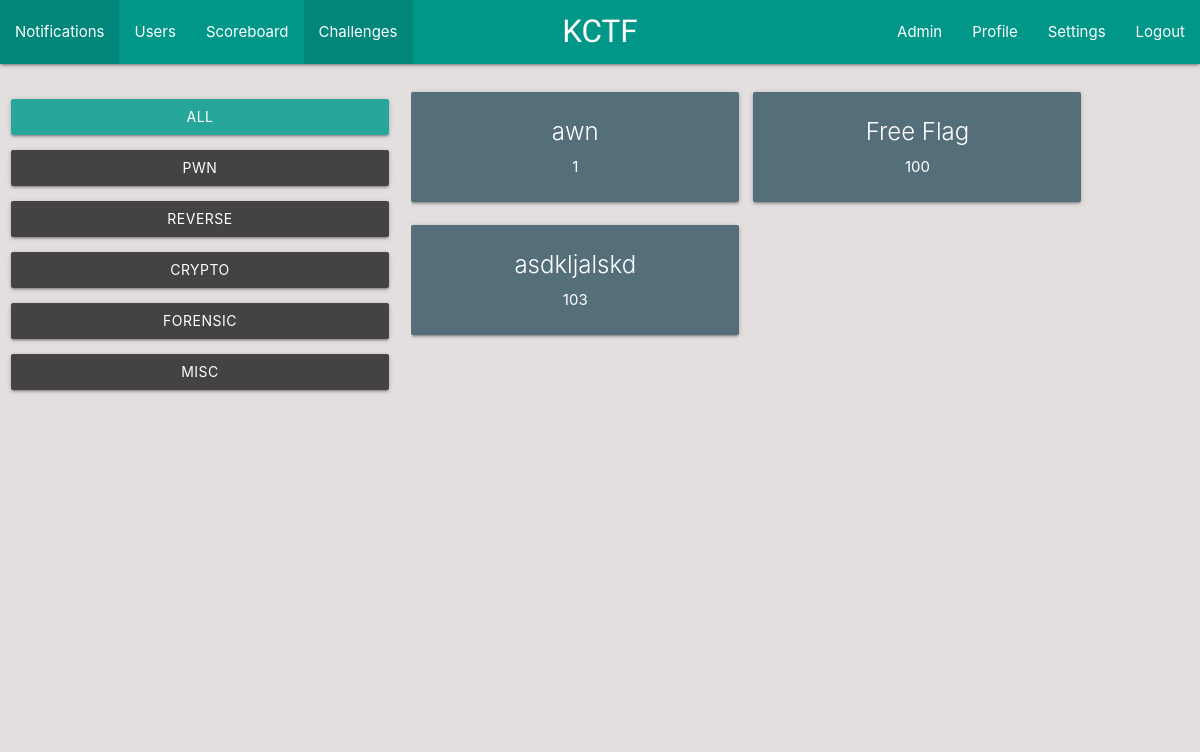
The app's page /challenges/index.php (signed in), older data.
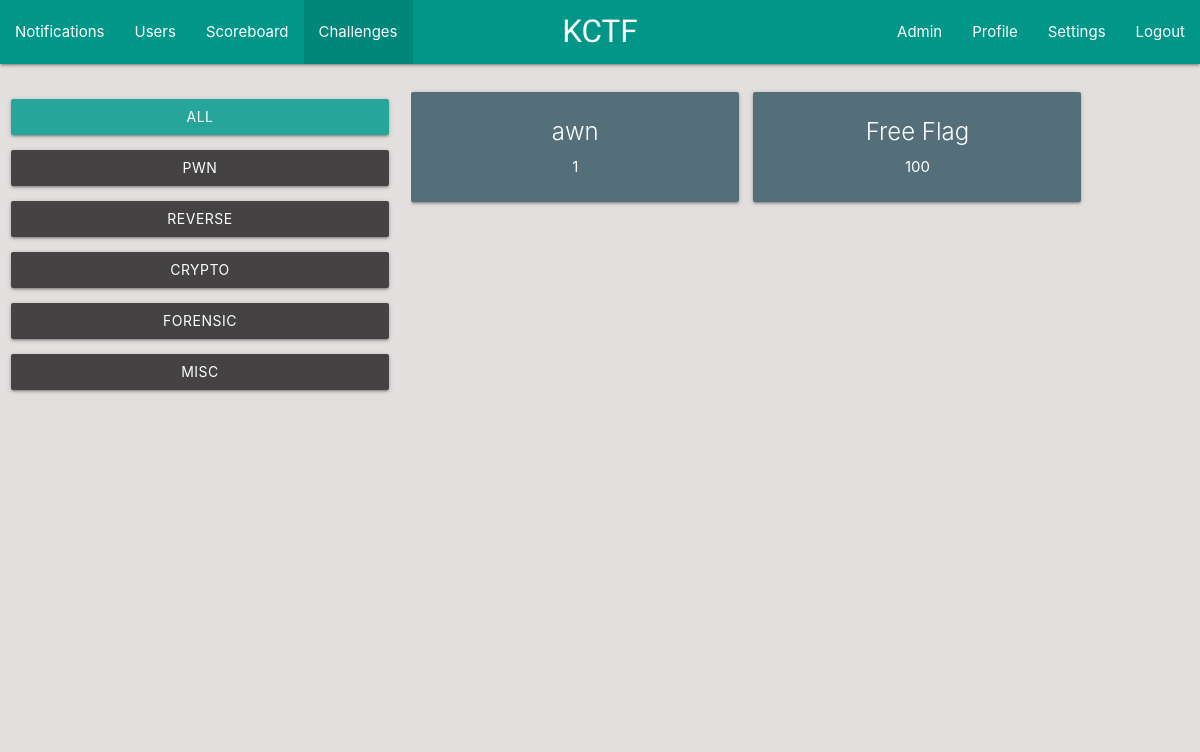
The same page, newer data.
### tables this page shows
CREATE TABLE `category` (
  `id_category` int(11) NOT NULL,
  `category` varchar(15) NOT NULL
);

CREATE TABLE `challenges` (
  `id_chall` int(11) NOT NULL,
  `title` varchar(50) NOT NULL,
  `descript` text NOT NULL,
  `id_category` int(11) NOT NULL,
  `flag` varchar(50) NOT NULL,
  `hint` varchar(50) NOT NULL,
  `poin` int(11) NOT NULL,
  `status` int(11) NOT NULL
);

### challenges/index.php (the view, shortened to what this page needs)
<!DOCTYPE html>
<html lang="en">
<head>
    <link rel="stylesheet" href="https://cdnjs.cloudflare.com/ajax/libs/materialize/1.0.0/css/materialize.min.css">
    <link rel="stylesheet" href="../assets/style.css">
</head>
<body>
    <?php
        require_once("../template/nav.php");
        require_once("../template/connection.php");
        $sql = "SELECT * FROM category";
        $result = $conn->query($sql);
    ?>
    <div class="row chall-list">
        <div class="col xl2 m4 s12">
            <div class="categories">
                <div class="list-categories">
                    <a class="waves-effect waves-light btn chall clicked" value=0>ALL</a>
                    <?php while($row = $result->fetch_assoc()){ ?>
                    <a class="waves-effect waves-light btn chall" value="<?php echo $row['id_category']; ?>"><?php echo $row['category']; ?></a> <?php } ?>
                </div>
            </div>
        </div>
        <div class="col xl10 m8 s12">
            <div class="chall-container">
                    <?php
                        require_once "view.php"; ?>
            </div>
        </div>
    </div>
</body>
</html>

### challenges/view.php (shortened to what this page needs)
<?php
    require_once "../template/connection.php";
    if(!empty($_GET['id'])){
        $id = $_GET['id'];
    }else{
        $id = '0';
    }
    $user = $_SESSION['id'];
    if($id == 0){
        $sql = "SELECT * FROM challenges ORDER BY poin ASC";
        $result = $conn->query($sql);
        while($row = $result->fetch_assoc()){
            $id = $row['id_chall'];
            $findsolve = "SELECT id_user, status FROM `solves` WHERE id_chall='$id' AND id_user='$user' AND status=1";
            $solved = $conn->query($findsolve);
?>
    <a href="#<?php echo "chall" . $row['id_chall']; ?>" class="modal-trigger">
        <div class="chall-card">
            <div id="<?php echo "card" . $row['id_chall']; ?>" class="card blue-grey darken-1 <?php while($data = $solved->fetch_assoc()){if($data['status'] == 1)echo "teal accent-3"; } ?>">
                <div class="card-content white-text">
                    <span class="card-title"><?php echo $row['title']; ?></span>
                    <p><?php echo $row['poin']; ?></p>
                </div>
            </div>
        </div>
    </a>
    <?php
            }
    }
    ?>

Row changes from the older to the newer data that the page shows:
removed challenges: title "asdkljalskd", poin "103"
